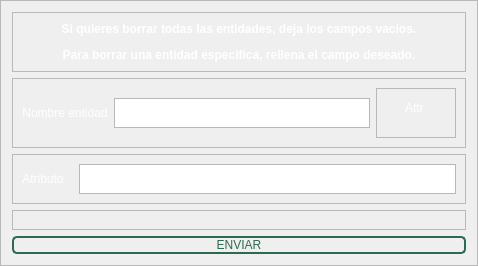
                  <widget class="QFrame" name="PanelDELETE">
                   <property name="styleSheet">
                    <string notr="true">color: rgb(255,255,255)</string>
                   </property>
                   <property name="frameShape">
                    <enum>QFrame::StyledPanel</enum>
                   </property>
                   <property name="frameShadow">
                    <enum>QFrame::Raised</enum>
                   </property>
                   <layout class="QVBoxLayout" name="verticalLayout_13">
                    <item>
                     <widget class="QFrame" name="frame_26">
                      <property name="frameShape">
                       <enum>QFrame::StyledPanel</enum>
                      </property>
                      <property name="frameShadow">
                       <enum>QFrame::Raised</enum>
                      </property>
                      <layout class="QVBoxLayout" name="verticalLayout_22">
                       <item>
                        <widget class="QLabel" name="label_21">
                         <property name="text">
                          <string>&lt;html&gt;&lt;head/&gt;&lt;body&gt;&lt;p align=&quot;center&quot;&gt;&lt;span style=&quot; font-weight:600;&quot;&gt;Si quieres borrar todas las entidades, deja los campos vacíos.&lt;/span&gt;&lt;/p&gt;&lt;p align=&quot;center&quot;&gt;&lt;span style=&quot; font-weight:600;&quot;&gt;Para borrar una entidad especifica, rellena el campo deseado.&lt;/span&gt;&lt;/p&gt;&lt;/body&gt;&lt;/html&gt;</string>
                         </property>
                         <property name="alignment">
                          <set>Qt::AlignCenter</set>
                         </property>
                        </widget>
                       </item>
                      </layout>
                     </widget>
                    </item>
                    <item>
                     <widget class="QFrame" name="frame_27">
                      <property name="frameShape">
                       <enum>QFrame::StyledPanel</enum>
                      </property>
                      <property name="frameShadow">
                       <enum>QFrame::Raised</enum>
                      </property>
                      <layout class="QHBoxLayout" name="horizontalLayout_14">
                       <item>
                        <widget class="QLabel" name="label_22">
                         <property name="maximumSize">
                          <size>
                           <width>138</width>
                           <height>16777215</height>
                          </size>
                         </property>
                         <property name="text">
                          <string>Nombre entidad</string>
                         </property>
                         <property name="alignment">
                          <set>Qt::AlignCenter</set>
                         </property>
                        </widget>
                       </item>
                       <item>
                        <widget class="QTextEdit" name="textDELETEent">
                         <property name="maximumSize">
                          <size>
                           <width>16777215</width>
                           <height>30</height>
                          </size>
                         </property>
                         <property name="styleSheet">
                          <string notr="true">color: black;</string>
                         </property>
                        </widget>
                       </item>
                       <item>
                        <widget class="QFrame" name="frame_29">
                         <property name="minimumSize">
                          <size>
                           <width>80</width>
                           <height>50</height>
                          </size>
                         </property>
                         <property name="frameShape">
                          <enum>QFrame::StyledPanel</enum>
                         </property>
                         <property name="frameShadow">
                          <enum>QFrame::Raised</enum>
                         </property>
                         <layout class="QVBoxLayout" name="verticalLayout_21">
                          <property name="bottomMargin">
                           <number>40</number>
                          </property>
                          <item>
                           <widget class="QCheckBox" name="checkBoxDELETE">
                            <property name="minimumSize">
                             <size>
                              <width>60</width>
                              <height>20</height>
                             </size>
                            </property>
                            <property name="styleSheet">
                             <string notr="true">background-color: transparent;</string>
                            </property>
                            <property name="text">
                             <string>Attr</string>
                            </property>
                           </widget>
                          </item>
                         </layout>
                        </widget>
                       </item>
                      </layout>
                     </widget>
                    </item>
                    <item>
                     <widget class="QFrame" name="frame_30">
                      <property name="frameShape">
                       <enum>QFrame::StyledPanel</enum>
                      </property>
                      <property name="frameShadow">
                       <enum>QFrame::Raised</enum>
                      </property>
                      <layout class="QHBoxLayout" name="horizontalLayout_19">
                       <property name="spacing">
                        <number>15</number>
                       </property>
                       <item>
                        <widget class="QLabel" name="label_23">
                         <property name="maximumSize">
                          <size>
                           <width>138</width>
                           <height>16777215</height>
                          </size>
                         </property>
                         <property name="text">
                          <string>Atributo</string>
                         </property>
                         <property name="alignment">
                          <set>Qt::AlignCenter</set>
                         </property>
                        </widget>
                       </item>
                       <item>
                        <widget class="QTextEdit" name="textDELETEAtr">
                         <property name="maximumSize">
                          <size>
                           <width>16777215</width>
                           <height>30</height>
                          </size>
                         </property>
                         <property name="styleSheet">
                          <string notr="true">color: black;</string>
                         </property>
                        </widget>
                       </item>
                      </layout>
                     </widget>
                    </item>
                    <item>
                     <widget class="QFrame" name="frame_28">
                      <property name="frameShape">
                       <enum>QFrame::StyledPanel</enum>
                      </property>
                      <property name="frameShadow">
                       <enum>QFrame::Raised</enum>
                      </property>
                      <layout class="QHBoxLayout" name="horizontalLayout_20">
                       <property name="spacing">
                        <number>60</number>
                       </property>
                       <property name="leftMargin">
                        <number>50</number>
                       </property>
                      </layout>
                     </widget>
                    </item>
                    <item>
                     <widget class="QPushButton" name="bt_enviarDELETE">
                      <property name="maximumSize">
                       <size>
                        <width>16000</width>
                        <height>16777215</height>
                       </size>
                      </property>
                      <property name="styleSheet">
                       <string notr="true">QPushButton{
font: 87 12pt &quot;Arial Black&quot;;
background-color: #000000ff;
color: rgb(45,106,79);
border-radius: 5px;
border: 2px solid rgb(45,106,79);
}

QPushButton:hover{
background-color: rgb(27,67,50);
}</string>
                      </property>
                      <property name="text">
                       <string>ENVIAR</string>
                      </property>
                      <property name="iconSize">
                       <size>
                        <width>32</width>
                        <height>32</height>
                       </size>
                      </property>
                     </widget>
                    </item>
                   </layout>
                  </widget>
